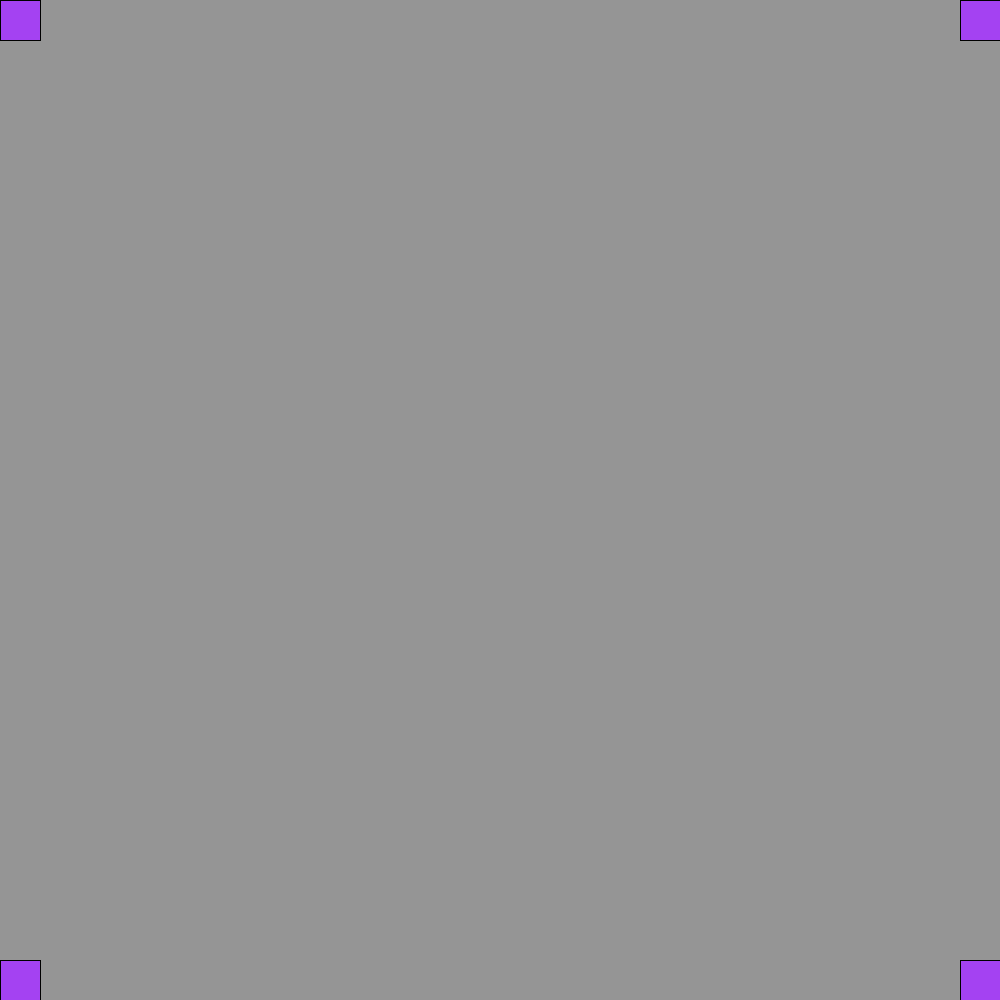
Frame 1 (no input)
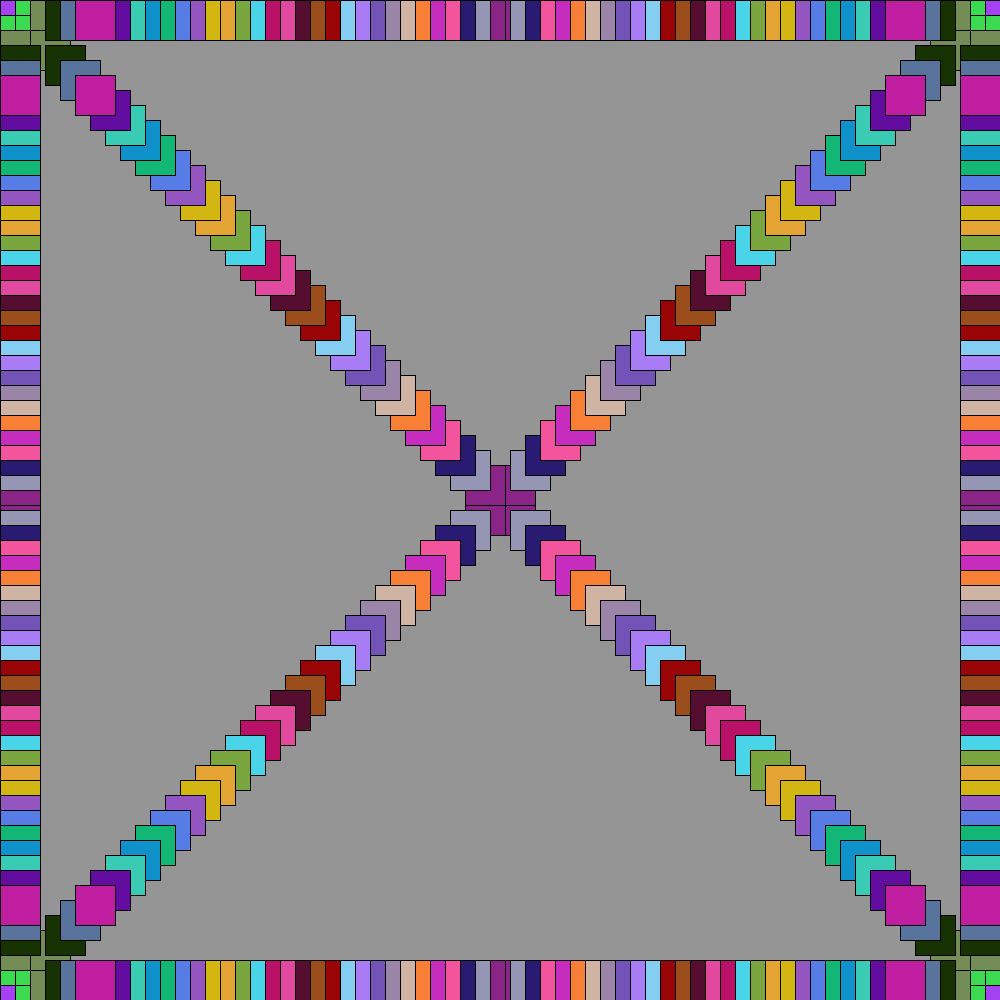
Frame 60 (the mouse pressed at the canvas centre just before this capture)
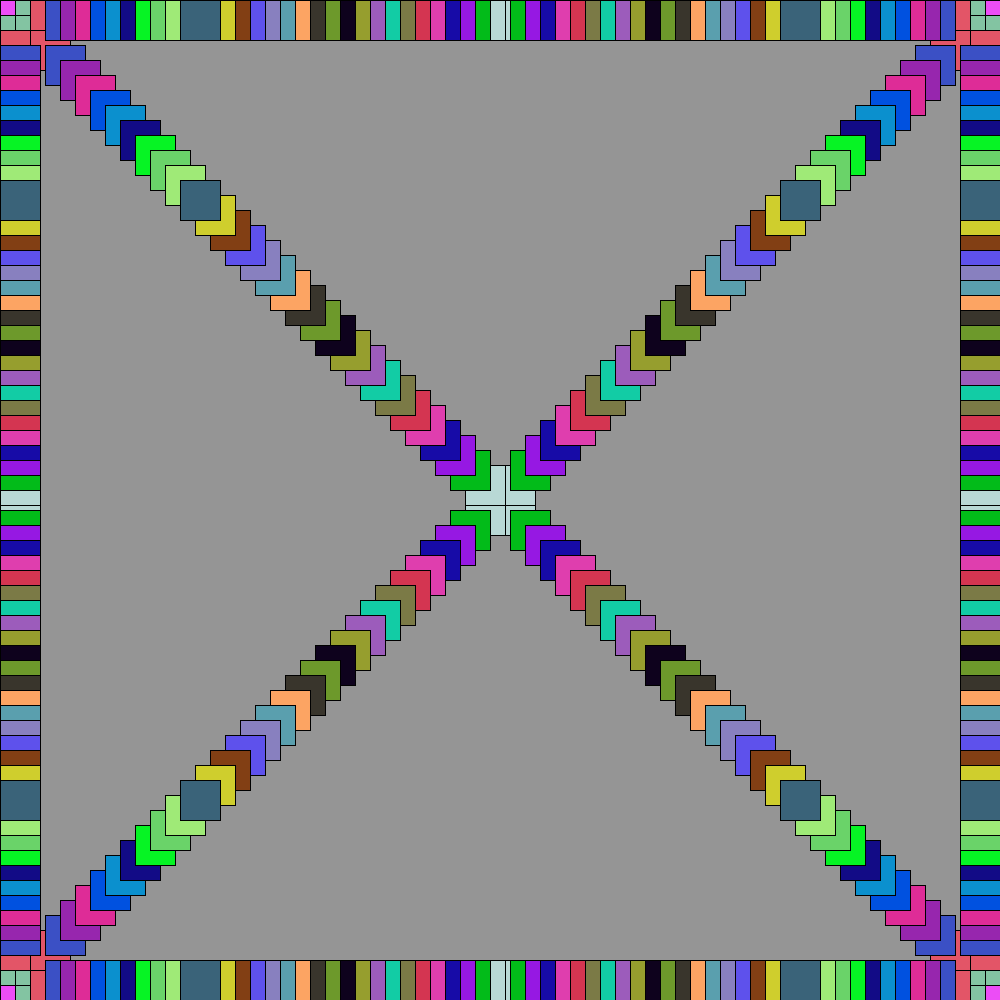
Frame 120 (the mouse held since frame 60 and released just before this capture)

The Processing sketch that drew these frames (run headless with seeded random() and noise(); from frame 60 on, the mouse is pressed at the canvas centre):

// Processing sketch: epilepsey_warning
// ── epilepsey_warning.pde
int a=0;

void setup()
{
  background(#959595);
  size(1000, 1000);
}

void draw()
{

  fill(random(255),random(255),random(255));
  rect(0+a, 0, 40, 40);
  rect(0,0+a,40,40);
  rect(0+a,0+a,40,40);
  rect(960-a,0,40,40);
  rect(960,0+a,40,40);
  rect(960-a,0+a,40,40);
  rect(0+a,960,40,40);
  rect(0,960-a,40,40);
  rect(0+a,960-a,40,40);
  rect(960-a,960,40,40);
  rect(960,960-a,40,40);
  rect(960-a,960-a,40,40);
  
a=a+15;
  if (a>1000)
  {
    a=0;
    background(#959595);
  }
}
